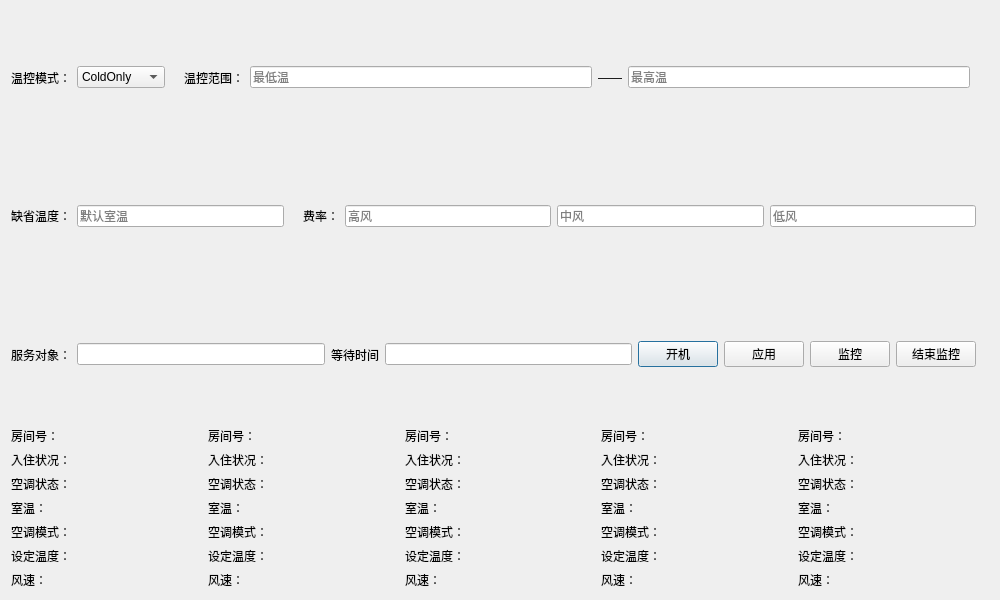
<?xml version="1.0" encoding="UTF-8"?>
<ui version="4.0">
 <class>Dialog</class>
 <widget class="QDialog" name="Dialog">
  <property name="geometry">
   <rect>
    <x>0</x>
    <y>0</y>
    <width>1000</width>
    <height>600</height>
   </rect>
  </property>
  <property name="windowTitle">
   <string>管理员界面</string>
  </property>
  <layout class="QVBoxLayout" name="verticalLayout">
   <item>
    <layout class="QHBoxLayout" name="horizontalLayout_8">
     <item>
      <widget class="QLabel" name="label">
       <property name="text">
        <string>温控模式：</string>
       </property>
      </widget>
     </item>
     <item>
      <widget class="QComboBox" name="comboBox">
       <item>
        <property name="text">
         <string>ColdOnly</string>
        </property>
       </item>
       <item>
        <property name="text">
         <string>WarmOnly</string>
        </property>
       </item>
       <item>
        <property name="text">
         <string>ColdWarm</string>
        </property>
       </item>
      </widget>
     </item>
     <item>
      <widget class="QLabel" name="label_153">
       <property name="text">
        <string/>
       </property>
      </widget>
     </item>
     <item>
      <widget class="QLabel" name="label_4">
       <property name="text">
        <string>温控范围：</string>
       </property>
      </widget>
     </item>
     <item>
      <widget class="QLineEdit" name="lineEdit">
       <property name="text">
        <string/>
       </property>
       <property name="placeholderText">
        <string>最低温</string>
       </property>
      </widget>
     </item>
     <item>
      <widget class="QLabel" name="label_6">
       <property name="text">
        <string>——</string>
       </property>
      </widget>
     </item>
     <item>
      <widget class="QLineEdit" name="lineEdit_2">
       <property name="text">
        <string/>
       </property>
       <property name="placeholderText">
        <string>最高温</string>
       </property>
      </widget>
     </item>
     <item>
      <widget class="Line" name="line">
       <property name="orientation">
        <enum>Qt::Horizontal</enum>
       </property>
      </widget>
     </item>
     <item>
      <widget class="QLabel" name="label_154">
       <property name="text">
        <string/>
       </property>
      </widget>
     </item>
    </layout>
   </item>
   <item>
    <layout class="QHBoxLayout" name="horizontalLayout_9">
     <item>
      <widget class="QLabel" name="label_2">
       <property name="text">
        <string>缺省温度：</string>
       </property>
      </widget>
     </item>
     <item>
      <widget class="QLineEdit" name="lineEdit_3">
       <property name="placeholderText">
        <string>默认室温</string>
       </property>
      </widget>
     </item>
     <item>
      <widget class="QLabel" name="label_155">
       <property name="text">
        <string/>
       </property>
      </widget>
     </item>
     <item>
      <widget class="QLabel" name="label_5">
       <property name="text">
        <string>费率：</string>
       </property>
      </widget>
     </item>
     <item>
      <widget class="QLineEdit" name="lineEdit_4">
       <property name="placeholderText">
        <string>高风</string>
       </property>
      </widget>
     </item>
     <item>
      <widget class="QLineEdit" name="lineEdit_5">
       <property name="placeholderText">
        <string>中风</string>
       </property>
      </widget>
     </item>
     <item>
      <widget class="QLineEdit" name="lineEdit_6">
       <property name="placeholderText">
        <string>低风</string>
       </property>
      </widget>
     </item>
     <item>
      <widget class="QLabel" name="label_157">
       <property name="text">
        <string/>
       </property>
      </widget>
     </item>
    </layout>
   </item>
   <item>
    <layout class="QHBoxLayout" name="horizontalLayout_10">
     <item>
      <widget class="QLabel" name="label_3">
       <property name="text">
        <string>服务对象：</string>
       </property>
      </widget>
     </item>
     <item>
      <widget class="QLineEdit" name="lineEdit_7"/>
     </item>
     <item>
      <widget class="QLabel" name="label_7">
       <property name="text">
        <string>等待时间</string>
       </property>
      </widget>
     </item>
     <item>
      <widget class="QLineEdit" name="lineEdit_8"/>
     </item>
     <item>
      <widget class="QPushButton" name="pushButton_3">
       <property name="text">
        <string>开机</string>
       </property>
      </widget>
     </item>
     <item>
      <widget class="QPushButton" name="pushButton_2">
       <property name="sizePolicy">
        <sizepolicy hsizetype="Minimum" vsizetype="Fixed">
         <horstretch>0</horstretch>
         <verstretch>0</verstretch>
        </sizepolicy>
       </property>
       <property name="text">
        <string>应用</string>
       </property>
      </widget>
     </item>
     <item>
      <widget class="QPushButton" name="pushButton_4">
       <property name="text">
        <string>监控</string>
       </property>
      </widget>
     </item>
     <item>
      <widget class="QPushButton" name="pushButton">
       <property name="sizePolicy">
        <sizepolicy hsizetype="Minimum" vsizetype="Fixed">
         <horstretch>0</horstretch>
         <verstretch>0</verstretch>
        </sizepolicy>
       </property>
       <property name="text">
        <string>结束监控</string>
       </property>
      </widget>
     </item>
     <item>
      <widget class="QLabel" name="label_156">
       <property name="text">
        <string/>
       </property>
      </widget>
     </item>
    </layout>
   </item>
   <item>
    <layout class="QGridLayout" name="gridLayout">
     <item row="4" column="2">
      <widget class="QLabel" name="label_30">
       <property name="text">
        <string>空调模式：</string>
       </property>
      </widget>
     </item>
     <item row="4" column="7">
      <widget class="QLabel" name="label_62">
       <property name="text">
        <string/>
       </property>
      </widget>
     </item>
     <item row="6" column="0">
      <widget class="QLabel" name="label_18">
       <property name="text">
        <string>风速：</string>
       </property>
      </widget>
     </item>
     <item row="6" column="2">
      <widget class="QLabel" name="label_32">
       <property name="text">
        <string>风速：</string>
       </property>
      </widget>
     </item>
     <item row="2" column="5">
      <widget class="QLabel" name="label_46">
       <property name="text">
        <string/>
       </property>
      </widget>
     </item>
     <item row="4" column="9">
      <widget class="QLabel" name="label_76">
       <property name="text">
        <string/>
       </property>
      </widget>
     </item>
     <item row="5" column="7">
      <widget class="QLabel" name="label_64">
       <property name="text">
        <string/>
       </property>
      </widget>
     </item>
     <item row="3" column="1">
      <widget class="QLabel" name="label_22">
       <property name="text">
        <string/>
       </property>
      </widget>
     </item>
     <item row="6" column="9">
      <widget class="QLabel" name="label_80">
       <property name="text">
        <string/>
       </property>
      </widget>
     </item>
     <item row="3" column="0">
      <widget class="QLabel" name="label_15">
       <property name="text">
        <string>室温：</string>
       </property>
      </widget>
     </item>
     <item row="2" column="1">
      <widget class="QLabel" name="label_21">
       <property name="text">
        <string/>
       </property>
      </widget>
     </item>
     <item row="3" column="6">
      <widget class="QLabel" name="label_59">
       <property name="text">
        <string>室温：</string>
       </property>
      </widget>
     </item>
     <item row="2" column="3">
      <widget class="QLabel" name="label_35">
       <property name="text">
        <string/>
       </property>
      </widget>
     </item>
     <item row="4" column="6">
      <widget class="QLabel" name="label_61">
       <property name="text">
        <string>空调模式：</string>
       </property>
      </widget>
     </item>
     <item row="2" column="7">
      <widget class="QLabel" name="label_58">
       <property name="text">
        <string/>
       </property>
      </widget>
     </item>
     <item row="5" column="0">
      <widget class="QLabel" name="label_17">
       <property name="text">
        <string>设定温度：</string>
       </property>
      </widget>
     </item>
     <item row="2" column="9">
      <widget class="QLabel" name="label_72">
       <property name="text">
        <string/>
       </property>
      </widget>
     </item>
     <item row="3" column="9">
      <widget class="QLabel" name="label_74">
       <property name="text">
        <string/>
       </property>
      </widget>
     </item>
     <item row="0" column="0">
      <widget class="QLabel" name="label_13">
       <property name="text">
        <string>房间号：</string>
       </property>
      </widget>
     </item>
     <item row="5" column="4">
      <widget class="QLabel" name="label_51">
       <property name="text">
        <string>设定温度：</string>
       </property>
      </widget>
     </item>
     <item row="4" column="3">
      <widget class="QLabel" name="label_37">
       <property name="text">
        <string/>
       </property>
      </widget>
     </item>
     <item row="6" column="5">
      <widget class="QLabel" name="label_55">
       <property name="text">
        <string/>
       </property>
      </widget>
     </item>
     <item row="5" column="5">
      <widget class="QLabel" name="label_54">
       <property name="text">
        <string/>
       </property>
      </widget>
     </item>
     <item row="4" column="8">
      <widget class="QLabel" name="label_75">
       <property name="text">
        <string>空调模式：</string>
       </property>
      </widget>
     </item>
     <item row="2" column="2">
      <widget class="QLabel" name="label_28">
       <property name="text">
        <string>空调状态：</string>
       </property>
      </widget>
     </item>
     <item row="0" column="8">
      <widget class="QLabel" name="label_69">
       <property name="text">
        <string>房间号：</string>
       </property>
      </widget>
     </item>
     <item row="6" column="8">
      <widget class="QLabel" name="label_79">
       <property name="text">
        <string>风速：</string>
       </property>
      </widget>
     </item>
     <item row="5" column="9">
      <widget class="QLabel" name="label_78">
       <property name="text">
        <string/>
       </property>
      </widget>
     </item>
     <item row="6" column="7">
      <widget class="QLabel" name="label_66">
       <property name="text">
        <string/>
       </property>
      </widget>
     </item>
     <item row="0" column="6">
      <widget class="QLabel" name="label_43">
       <property name="text">
        <string>房间号：</string>
       </property>
      </widget>
     </item>
     <item row="2" column="6">
      <widget class="QLabel" name="label_57">
       <property name="text">
        <string>空调状态：</string>
       </property>
      </widget>
     </item>
     <item row="0" column="5">
      <widget class="QLabel" name="label_42">
       <property name="text">
        <string/>
       </property>
      </widget>
     </item>
     <item row="2" column="4">
      <widget class="QLabel" name="label_45">
       <property name="text">
        <string>空调状态：</string>
       </property>
      </widget>
     </item>
     <item row="3" column="8">
      <widget class="QLabel" name="label_73">
       <property name="text">
        <string>室温：</string>
       </property>
      </widget>
     </item>
     <item row="5" column="6">
      <widget class="QLabel" name="label_63">
       <property name="text">
        <string>设定温度：</string>
       </property>
      </widget>
     </item>
     <item row="5" column="2">
      <widget class="QLabel" name="label_31">
       <property name="text">
        <string>设定温度：</string>
       </property>
      </widget>
     </item>
     <item row="4" column="5">
      <widget class="QLabel" name="label_50">
       <property name="text">
        <string/>
       </property>
      </widget>
     </item>
     <item row="0" column="7">
      <widget class="QLabel" name="label_44">
       <property name="text">
        <string/>
       </property>
      </widget>
     </item>
     <item row="6" column="6">
      <widget class="QLabel" name="label_65">
       <property name="text">
        <string>风速：</string>
       </property>
      </widget>
     </item>
     <item row="5" column="8">
      <widget class="QLabel" name="label_77">
       <property name="text">
        <string>设定温度：</string>
       </property>
      </widget>
     </item>
     <item row="3" column="2">
      <widget class="QLabel" name="label_29">
       <property name="text">
        <string>室温：</string>
       </property>
      </widget>
     </item>
     <item row="0" column="3">
      <widget class="QLabel" name="label_34">
       <property name="text">
        <string/>
       </property>
      </widget>
     </item>
     <item row="6" column="4">
      <widget class="QLabel" name="label_52">
       <property name="text">
        <string>风速：</string>
       </property>
      </widget>
     </item>
     <item row="4" column="0">
      <widget class="QLabel" name="label_16">
       <property name="text">
        <string>空调模式：</string>
       </property>
      </widget>
     </item>
     <item row="0" column="2">
      <widget class="QLabel" name="label_27">
       <property name="text">
        <string>房间号：</string>
       </property>
      </widget>
     </item>
     <item row="0" column="4">
      <widget class="QLabel" name="label_41">
       <property name="text">
        <string>房间号：</string>
       </property>
      </widget>
     </item>
     <item row="3" column="3">
      <widget class="QLabel" name="label_36">
       <property name="text">
        <string/>
       </property>
      </widget>
     </item>
     <item row="3" column="4">
      <widget class="QLabel" name="label_47">
       <property name="text">
        <string>室温：</string>
       </property>
      </widget>
     </item>
     <item row="2" column="8">
      <widget class="QLabel" name="label_70">
       <property name="text">
        <string>空调状态：</string>
       </property>
      </widget>
     </item>
     <item row="3" column="5">
      <widget class="QLabel" name="label_48">
       <property name="text">
        <string/>
       </property>
      </widget>
     </item>
     <item row="4" column="4">
      <widget class="QLabel" name="label_49">
       <property name="text">
        <string>空调模式：</string>
       </property>
      </widget>
     </item>
     <item row="4" column="1">
      <widget class="QLabel" name="label_23">
       <property name="text">
        <string/>
       </property>
      </widget>
     </item>
     <item row="0" column="1">
      <widget class="QLabel" name="label_20">
       <property name="text">
        <string/>
       </property>
      </widget>
     </item>
     <item row="5" column="1">
      <widget class="QLabel" name="label_24">
       <property name="text">
        <string/>
       </property>
      </widget>
     </item>
     <item row="6" column="3">
      <widget class="QLabel" name="label_39">
       <property name="text">
        <string/>
       </property>
      </widget>
     </item>
     <item row="2" column="0">
      <widget class="QLabel" name="label_14">
       <property name="text">
        <string>空调状态：</string>
       </property>
      </widget>
     </item>
     <item row="0" column="9">
      <widget class="QLabel" name="label_71">
       <property name="text">
        <string/>
       </property>
      </widget>
     </item>
     <item row="3" column="7">
      <widget class="QLabel" name="label_60">
       <property name="text">
        <string/>
       </property>
      </widget>
     </item>
     <item row="6" column="1">
      <widget class="QLabel" name="label_25">
       <property name="text">
        <string/>
       </property>
      </widget>
     </item>
     <item row="5" column="3">
      <widget class="QLabel" name="label_38">
       <property name="text">
        <string/>
       </property>
      </widget>
     </item>
     <item row="1" column="0">
      <widget class="QLabel" name="label_8">
       <property name="text">
        <string>入住状况：</string>
       </property>
      </widget>
     </item>
     <item row="1" column="1">
      <widget class="QLabel" name="label_9">
       <property name="text">
        <string/>
       </property>
      </widget>
     </item>
     <item row="1" column="2">
      <widget class="QLabel" name="label_10">
       <property name="text">
        <string>入住状况：</string>
       </property>
      </widget>
     </item>
     <item row="1" column="3">
      <widget class="QLabel" name="label_11">
       <property name="text">
        <string/>
       </property>
      </widget>
     </item>
     <item row="1" column="4">
      <widget class="QLabel" name="label_12">
       <property name="text">
        <string>入住状况：</string>
       </property>
      </widget>
     </item>
     <item row="1" column="5">
      <widget class="QLabel" name="label_19">
       <property name="text">
        <string/>
       </property>
      </widget>
     </item>
     <item row="1" column="6">
      <widget class="QLabel" name="label_26">
       <property name="text">
        <string>入住状况：</string>
       </property>
      </widget>
     </item>
     <item row="1" column="7">
      <widget class="QLabel" name="label_33">
       <property name="text">
        <string/>
       </property>
      </widget>
     </item>
     <item row="1" column="8">
      <widget class="QLabel" name="label_40">
       <property name="text">
        <string>入住状况：</string>
       </property>
      </widget>
     </item>
     <item row="1" column="9">
      <widget class="QLabel" name="label_53">
       <property name="text">
        <string/>
       </property>
      </widget>
     </item>
    </layout>
   </item>
  </layout>
 </widget>
 <resources/>
 <connections/>
</ui>
